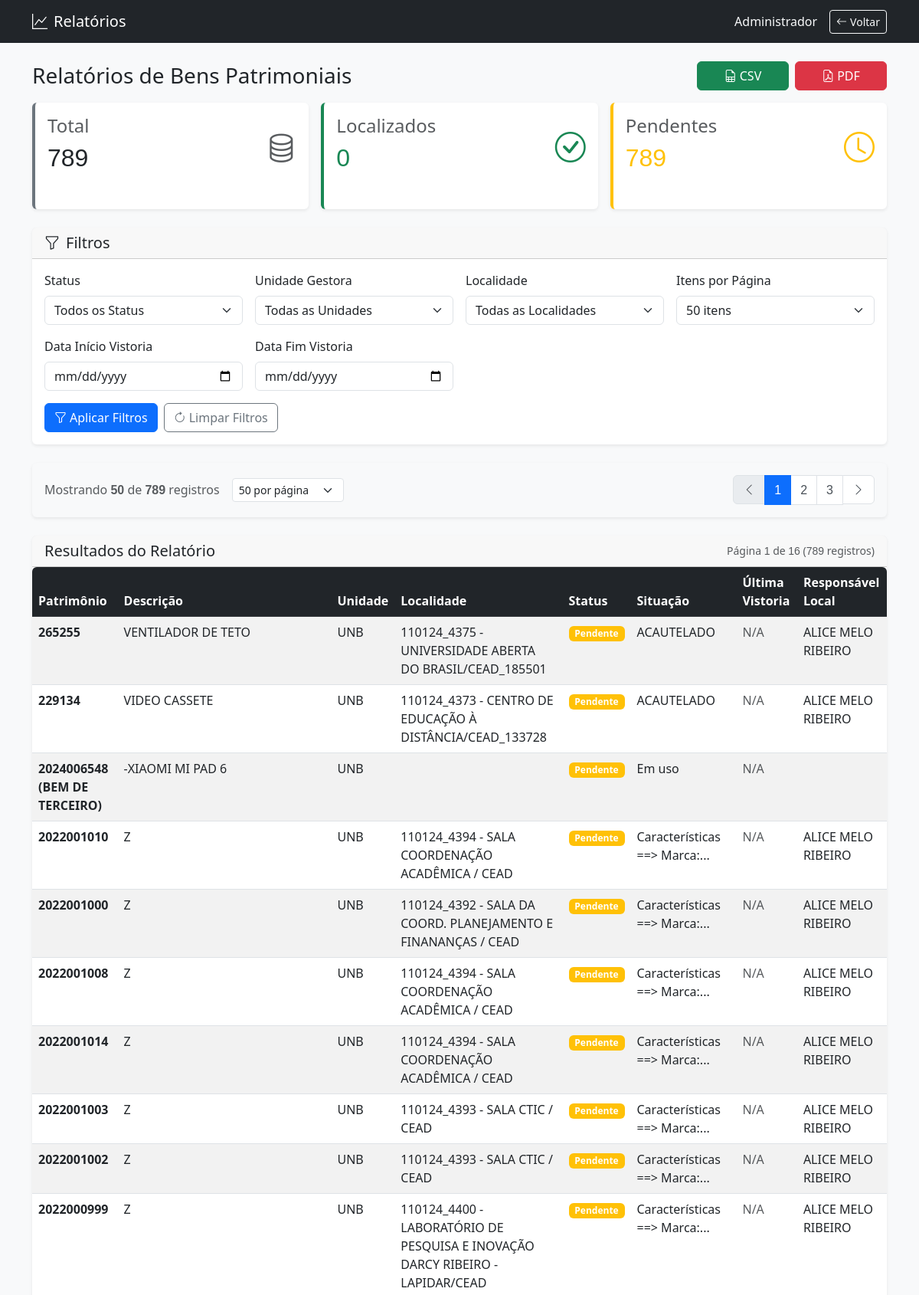
The app's page /relatorios.php (signed in, upper part) with its own data.
### tables this page shows
CREATE TABLE `bens` (
  `id` int(11) NOT NULL AUTO_INCREMENT,
  `unidade_gestora` varchar(200) DEFAULT NULL,
  `localidade` varchar(200) DEFAULT NULL,
  `responsavel_localidade` varchar(100) DEFAULT NULL,
  `numero_patrimonio` varchar(100) NOT NULL,
  `descricao` text DEFAULT NULL,
  `observacoes` text DEFAULT NULL,
  `status` enum('Localizado','Pendente') DEFAULT 'Pendente',
  `situacao` text DEFAULT NULL,
  `responsavel_bem` varchar(100) DEFAULT NULL,
  `auditor` varchar(100) DEFAULT NULL,
  `data_ultima_vistoria` date DEFAULT NULL,
  `data_vistoria_atual` date DEFAULT NULL,
  `imagem` varchar(255) DEFAULT NULL,
  `localizacao_atual` varchar(200) DEFAULT NULL,
  `data_criacao` timestamp NOT NULL DEFAULT current_timestamp(),
  `data_atualizacao` timestamp NOT NULL DEFAULT current_timestamp() ON UPDATE current_timestamp(),
  PRIMARY KEY (`id`),
  UNIQUE KEY `numero_patrimonio` (`numero_patrimonio`)
);

### relatorios.php (the view, shortened to what the rows shown need)
<?php
$database = new Database();
$db = $database->getConnection();
$itens_por_pagina = $_GET['itens_por_pagina'] ?? 50;
$pagina_atual = $_GET['pagina'] ?? 1;
$itens_por_pagina = in_array($itens_por_pagina, [50, 100, 200]) ? $itens_por_pagina : 50;
$pagina_atual = max(1, (int)$pagina_atual);
$offset = ($pagina_atual - 1) * $itens_por_pagina;
$where_sql = '';
$query = "SELECT
            b.id,
            b.unidade_gestora,
            b.localidade,
            b.responsavel_localidade,
            b.numero_patrimonio,
            b.descricao,
            b.situacao,
            b.status,
            b.responsavel_bem,
            b.auditor,
            b.data_ultima_vistoria,
            b.data_vistoria_atual,
            b.data_criacao
          FROM bens b
          $where_sql
          ORDER BY b.data_criacao DESC
          LIMIT :limit OFFSET :offset";
$stmt = $db->prepare($query);
$stmt->bindValue(':limit', $itens_por_pagina, PDO::PARAM_INT);
$stmt->bindValue(':offset', $offset, PDO::PARAM_INT);
$stmt->execute();
$bens = $stmt->fetchAll(PDO::FETCH_ASSOC);
function safeStrlen($string) {
    return $string === null ? 0 : strlen($string);
}
function safeHtmlspecialchars($string) {
    return $string === null ? '' : htmlspecialchars($string);
}
function formatarNumeroBr($numero) {
    return number_format($numero, 0, ',', '.');
}
?>
<!DOCTYPE html>
<html lang="pt-br">
<head>
    <link href="https://cdn.jsdelivr.net/npm/bootstrap@5.3.0/dist/css/bootstrap.min.css" rel="stylesheet">
    <link rel="stylesheet" href="https://cdn.jsdelivr.net/npm/bootstrap-icons@1.11.0/font/bootstrap-icons.css">
</head>
<body class="bg-light">
    <div class="container py-4">
        <div class="row mb-4">
            <div class="col-12">
                <div class="d-flex justify-content-between align-items-center mb-3">
                    <h1 class="h3 mb-0">Relatórios de Bens Patrimoniais</h1>
                </div>
                <div class="row g-3">
                    <?php
                    $query_stats = "SELECT
                                    COUNT(*) as total,
                                    SUM(CASE WHEN status = 'Localizado' THEN 1 ELSE 0 END) as localizados,
                                    SUM(CASE WHEN status = 'Pendente' THEN 1 ELSE 0 END) as pendentes
                                  FROM bens b $where_sql";
                    $stmt_stats = $db->prepare($query_stats);
                    $stmt_stats->execute();
                    $stats = $stmt_stats->fetch(PDO::FETCH_ASSOC);
                    $total = $stats['total'];
                    $localizados = $stats['localizados'];
                    $pendentes = $stats['pendentes'];
                    ?>
                    <div class="col-md-4">
                        <div class="card stat-card total h-100">
                            <div class="card-body">
                                <div class="d-flex align-items-center">
                                    <div class="flex-grow-1">
                                        <h2 class="text-dark numero-br"><?php echo formatarNumeroBr($total); ?></h2>
                                    </div>
                                </div>
                            </div>
                        </div>
                    </div>
                    <div class="col-md-4">
                        <div class="card stat-card localizados h-100">
                            <div class="card-body">
                                <div class="d-flex align-items-center">
                                    <div class="flex-grow-1">
                                        <h2 class="text-success numero-br"><?php echo formatarNumeroBr($localizados); ?></h2>
                                    </div>
                                </div>
                            </div>
                        </div>
                    </div>
                    <div class="col-md-4">
                        <div class="card stat-card pendentes h-100">
                            <div class="card-body">
                                <div class="d-flex align-items-center">
                                    <div class="flex-grow-1">
                                        <h2 class="text-warning numero-br"><?php echo formatarNumeroBr($pendentes); ?></h2>
                                    </div>
                                </div>
                            </div>
                        </div>
                    </div>
                </div>
            </div>
        </div>
        <div class="card">
            <div class="card-body p-0">
                <div class="table-responsive">
                    <table class="table table-striped table-hover mb-0">
                        <thead class="table-dark">
                            <tr>
                                <th>Patrimônio</th>
                                <th>Descrição</th>
                                <th>Unidade</th>
                                <th>Localidade</th>
                                <th>Status</th>
                                <th>Situação</th>
                                <th>Última Vistoria</th>
                                <th>Responsável Local</th>
                            </tr>
                        </thead>
                        <tbody>
                            <?php if (count($bens) > 0): ?>
                                <?php foreach ($bens as $bem): ?>
                                    <tr>
                                        <td>
                                            <strong><?php echo safeHtmlspecialchars($bem['numero_patrimonio']); ?></strong>
                                        </td>
                                        <td title="<?php echo safeHtmlspecialchars($bem['descricao']); ?>">
                                            <?php echo safeStrlen($bem['descricao']) > 50 ?
                                                substr(safeHtmlspecialchars($bem['descricao']), 0, 50) . '...' :
                                                safeHtmlspecialchars($bem['descricao']); ?>
                                        </td>
                                        <td><?php echo safeHtmlspecialchars($bem['unidade_gestora']); ?></td>
                                        <td><?php echo safeHtmlspecialchars($bem['localidade']); ?></td>
                                        <td>
                                            <span class="badge <?php echo $bem['status'] === 'Localizado' ? 'bg-success' : 'bg-warning'; ?> status-badge">
                                                <?php echo safeHtmlspecialchars($bem['status']); ?>
                                            </span>
                                        </td>
                                        <td title="<?php echo safeHtmlspecialchars($bem['situacao']); ?>">
                                            <?php echo safeStrlen($bem['situacao']) > 30 ?
                                                substr(safeHtmlspecialchars($bem['situacao']), 0, 30) . '...' :
                                                safeHtmlspecialchars($bem['situacao']); ?>
                                        </td>
                                        <td>
                                            <?php echo $bem['data_ultima_vistoria'] ?
                                                date('d/m/Y', strtotime($bem['data_ultima_vistoria'])) :
                                                '<span class="text-muted">N/A</span>'; ?>
                                        </td>
                                        <td title="<?php echo safeHtmlspecialchars($bem['responsavel_localidade']); ?>">
                                            <?php echo safeStrlen($bem['responsavel_localidade']) > 30 ?
                                                substr(safeHtmlspecialchars($bem['responsavel_localidade']), 0, 30) . '...' :
                                                safeHtmlspecialchars($bem['responsavel_localidade']); ?>
                                        </td>
                                    </tr>
                                <?php endforeach; ?>
                            <?php endif; ?>
                        </tbody>
                    </table>
                </div>
            </div>
        </div>
    </div>
</body>
</html>

### records on screen
bens: numero_patrimonio "265255", descricao "VENTILADOR DE TETO", unidade_gestora "UNB", localidade "110124_4375 - UNIVERSIDADE ABERTA DO BRASIL/CEAD_185501", status "Pendente", situacao "ACAUTELADO", shows "N/A", responsavel_localidade "ALICE MELO RIBEIRO"
bens: numero_patrimonio "229134", descricao "VIDEO CASSETE", unidade_gestora "UNB", localidade "110124_4373 - CENTRO DE EDUCAÇÃO À DISTÂNCIA/CEAD_133728", status "Pendente", situacao "ACAUTELADO", shows "N/A", responsavel_localidade "ALICE MELO RIBEIRO"
bens: numero_patrimonio "2024006548 (BEM DE TERCEIRO)", descricao "-XIAOMI MI PAD 6", unidade_gestora "UNB", status "Pendente", situacao "Em uso", shows "N/A"
bens: numero_patrimonio "2022001010", descricao "Z", unidade_gestora "UNB", localidade "110124_4394 - SALA COORDENAÇÃO ACADÊMICA / CEAD", status "Pendente", situacao "Características ==> Marca:", shows "N/A", responsavel_localidade "ALICE MELO RIBEIRO"
bens: numero_patrimonio "2022001000", descricao "Z", unidade_gestora "UNB", localidade "110124_4392 - SALA DA COORD. PLANEJAMENTO E FINANANÇAS / CEAD", status "Pendente", situacao "Características ==> Marca:", shows "N/A", responsavel_localidade "ALICE MELO RIBEIRO"
bens: numero_patrimonio "2022001008", descricao "Z", unidade_gestora "UNB", localidade "110124_4394 - SALA COORDENAÇÃO ACADÊMICA / CEAD", status "Pendente", situacao "Características ==> Marca:", shows "N/A", responsavel_localidade "ALICE MELO RIBEIRO"
bens: numero_patrimonio "2022001014", descricao "Z", unidade_gestora "UNB", localidade "110124_4394 - SALA COORDENAÇÃO ACADÊMICA / CEAD", status "Pendente", situacao "Características ==> Marca:", shows "N/A", responsavel_localidade "ALICE MELO RIBEIRO"
bens: numero_patrimonio "2022001003", descricao "Z", unidade_gestora "UNB", localidade "110124_4393 - SALA CTIC / CEAD", status "Pendente", situacao "Características ==> Marca:", shows "N/A", responsavel_localidade "ALICE MELO RIBEIRO"
bens: numero_patrimonio "2022001002", descricao "Z", unidade_gestora "UNB", localidade "110124_4393 - SALA CTIC / CEAD", status "Pendente", situacao "Características ==> Marca:", shows "N/A", responsavel_localidade "ALICE MELO RIBEIRO"
bens: numero_patrimonio "2022000999", descricao "Z", unidade_gestora "UNB", localidade "110124_4400 - LABORATÓRIO DE PESQUISA E INOVAÇÃO DARCY RIBEIRO - LAPIDAR/CEAD", status "Pendente", situacao "Características ==> Marca:", shows "N/A", responsavel_localidade "ALICE MELO RIBEIRO"

### other values on screen
$_SESSION['usuario_nome'] "Administrador"
formatarNumeroBr($total) "789"
formatarNumeroBr($localizados) "0"
formatarNumeroBr($pendentes) "789"
formatarNumeroBr(min($itens_por_pagina, count($bens))) "50"
formatarNumeroBr($total_registros) "789"
$pagina_atual "1"
$total_paginas "16"
